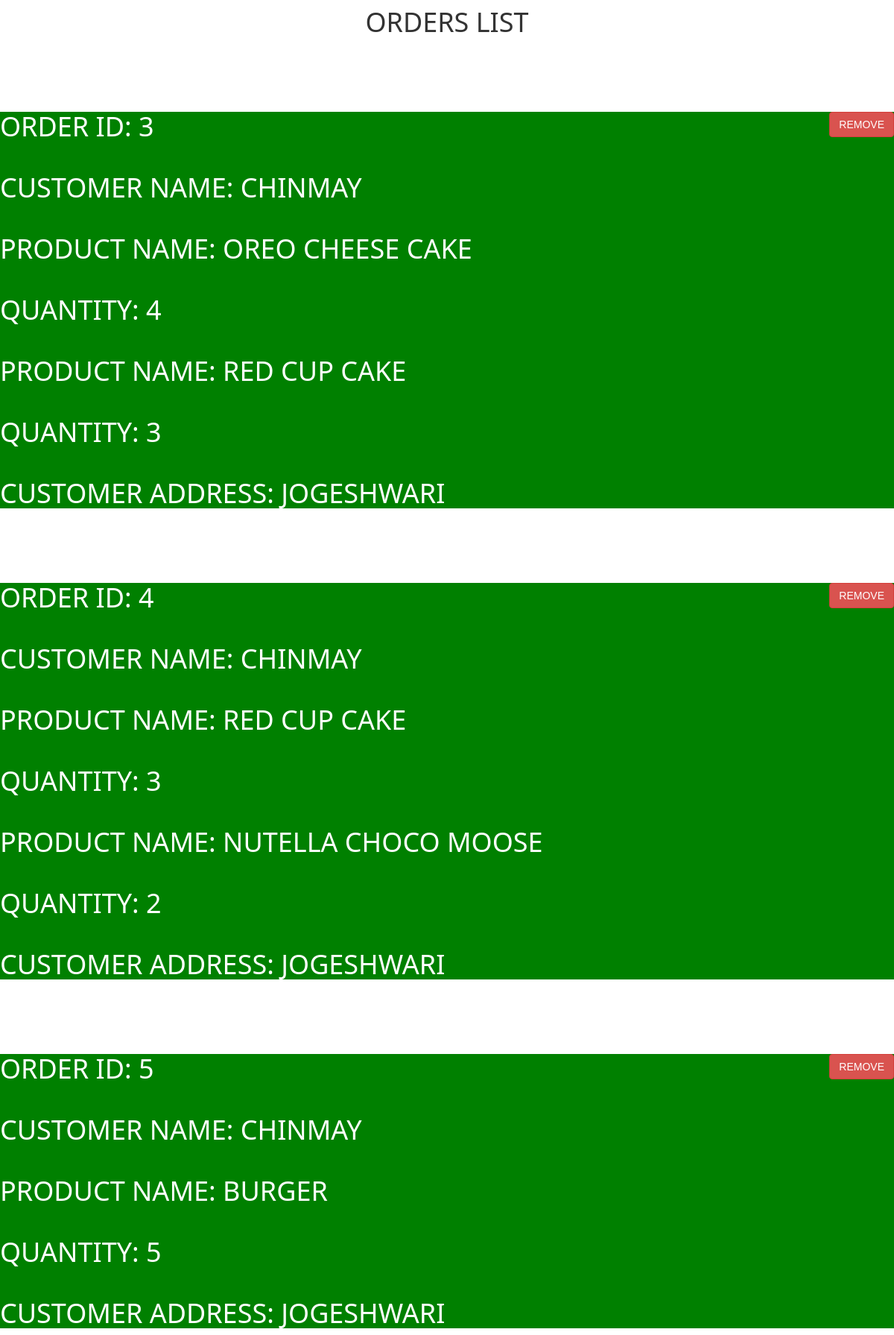
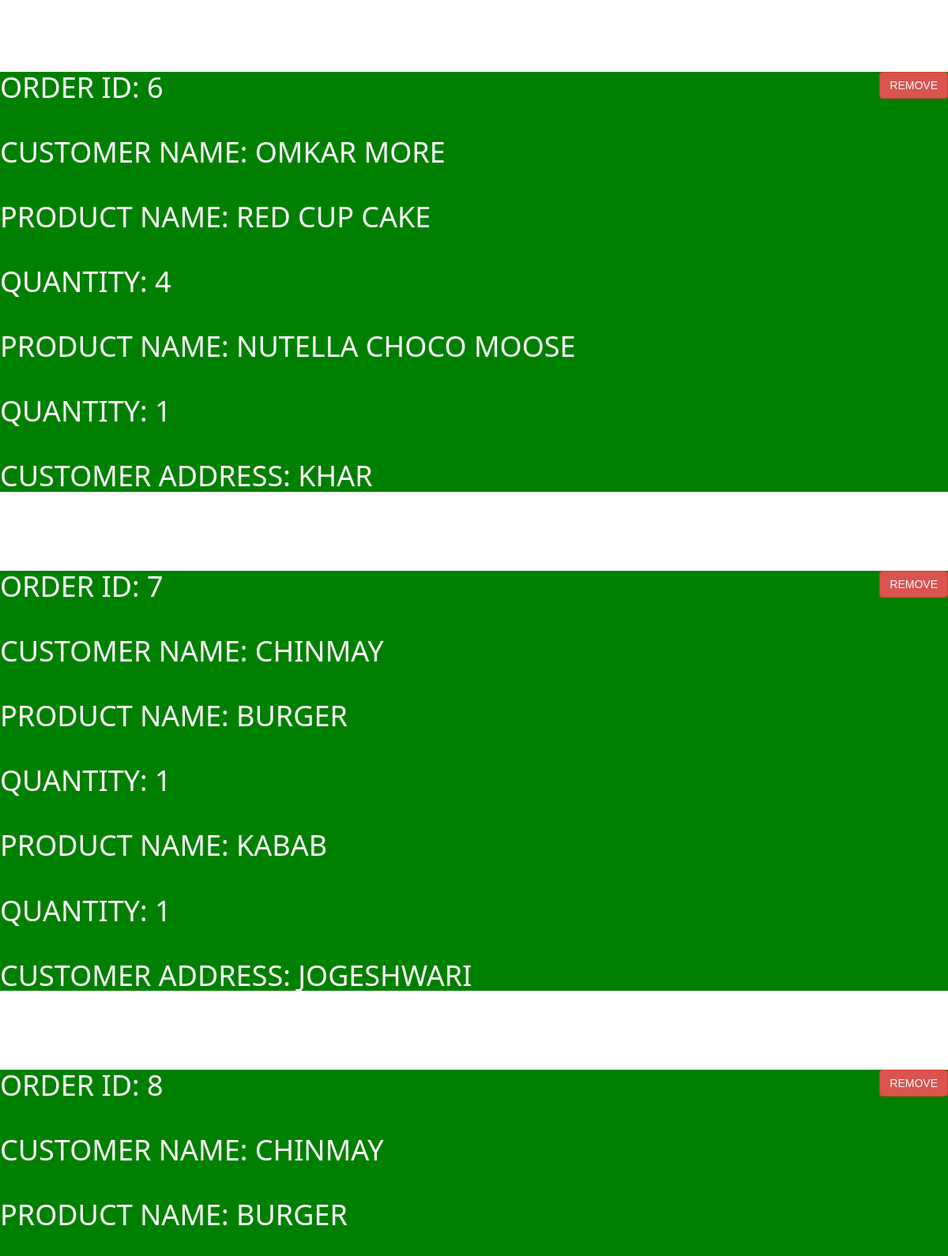
The page /admin/testorderlist.php (signed in, upper part) on the database its author committed (2 pictures, top to bottom).
### tables this page shows
CREATE TABLE IF NOT EXISTS `orders` (
  `oid` int(11) NOT NULL,
  `pid` int(11) NOT NULL,
  `pname` varchar(100) NOT NULL,
  `uname` varchar(100) NOT NULL,
  `umobileno` varchar(100) NOT NULL,
  `uaddress` varchar(100) NOT NULL,
  `Quantity` int(11) NOT NULL,
  `Amount` int(11) NOT NULL,
  `orderstatus` varchar(50) NOT NULL
);

### admin/testorderlist.php (the view, shortened to what this page needs)
<!DOCTYPE html>
<html>
<head>
		<link rel="stylesheet" href="css/bootstrap.min.css">
			<link rel="stylesheet" type="text/css" href="css/w3.css">
</head>
<body>
<h1 style="text-align: center;">ORDERS LIST</h1>
<?php
$conn = new mysqli("localhost","root","","foodordering");
$getorderquery="SELECT MAX(oid) AS LargestId
FROM orders";
$result=$conn->query($getorderquery);
$row=$result->fetch_assoc();
	$largestId=$row["LargestId"];
$mingetorderquery="SELECT MIN(oid) AS MinId
FROM orders";
$result=$conn->query($mingetorderquery);
$row=$result->fetch_assoc();
$minid=$row["MinId"];
for($i=$minid;$i<=$largestId;$i++){
	$querygetid="select * from orders where oid='$i'";
	$result=$conn->query($querygetid);
	$querygetid="select * from orders where oid='$i'";
	$resultname=$conn->query($querygetid);
	?>
	<div style="background-color: green;color: white;text-transform: uppercase;margin-top: 100px;">
	<?php
			$rowname=$resultname->fetch_assoc();
	?>
		  <a href="deleteorder.php?oid=<?php echo $rowname["oid"]; ?>"><button style="float: right;" type="button" class="btn btn-danger">REMOVE</button></a>
		<h1>ORDER ID: <?php echo $rowname["oid"]; ?></h1><br>
		<h1>CUSTOMER NAME: <?php echo $rowname["uname"]; ?></h1><br>
	<?php
	while ($row=$result->fetch_assoc()) {?>
			<h1>PRODUCT NAME: <?php echo $row["pname"]; ?></h1><br>
			<h1>QUANTITY: <?php echo $row["Quantity"]; ?></h1><br>
	<?php
		}?>
		<h1>CUSTOMER ADDRESS: <?php echo $rowname["uaddress"]; ?></h1>
	</div>
<?php
}
?>
</body>
</html>

### admin/css/w3.css (style rules this page uses)
* { -webkit-box-sizing:border-box;-moz-box-sizing:border-box;box-sizing:border-box }
html { -ms-text-size-adjust:100%;-webkit-text-size-adjust:100% }
body { margin:0 }
a { background-color:transparent }
button,input,select,textarea { font:inherit;margin:0 }
button { overflow:visible }
button,select { text-transform:none }
button,html input[type=button],input[type=reset],input[type=submit] { -webkit-appearance:button;cursor:pointer }
html,body { font-family:Verdana,sans-serif;font-size:15px;line-height:1.5 }
html { overflow-x:hidden }
h1,h2,h3,h4,h5,h6,.w3-slim,.w3-wide { font-family:"Segoe UI",Arial,sans-serif }
h1 { font-size:36px }
h1,h2,h3,h4,h5,h6 { font-weight:400;margin:10px 0 }
a { color:inherit }

### rows shown on the page
orders: oid "3", uname "CHINMAY", pname "OREO CHEESE CAKE", Quantity "4", uaddress "JOGESHWARI"
orders: pname "RED CUP CAKE", Quantity "3"
orders: oid "4", uname "CHINMAY", pname "RED CUP CAKE", Quantity "3", uaddress "JOGESHWARI"
orders: pname "NUTELLA CHOCO MOOSE", Quantity "2"
orders: oid "5", uname "CHINMAY", pname "BURGER", Quantity "5", uaddress "JOGESHWARI"
orders: oid "6", uname "OMKAR MORE", pname "RED CUP CAKE", Quantity "4", uaddress "KHAR"
orders: pname "NUTELLA CHOCO MOOSE", Quantity "1"
orders: oid "7", uname "CHINMAY", pname "BURGER", Quantity "1", uaddress "JOGESHWARI"
orders: pname "KABAB", Quantity "1"
orders: oid "8", uname "CHINMAY", pname "BURGER"
